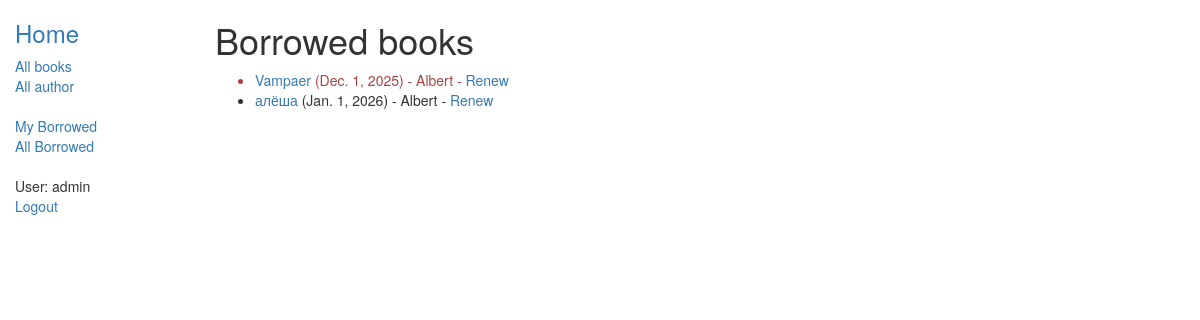
Before: /catalog/borrowed-all/ (signed in) with the older database file.
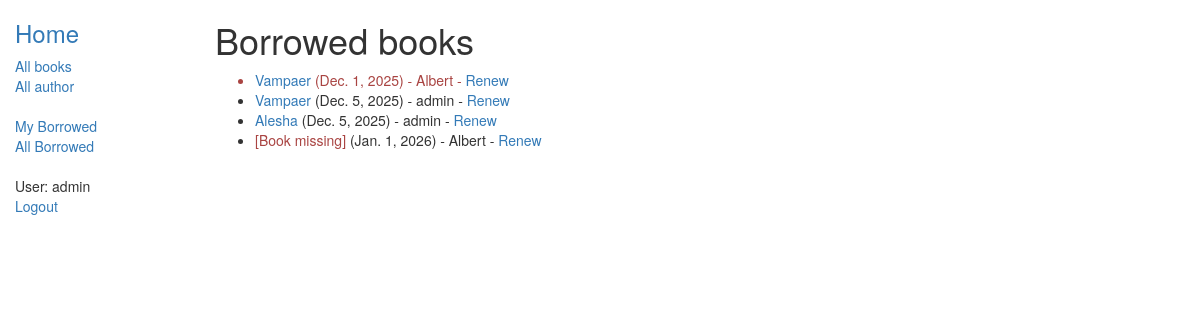
After: the same page with the newer database file.
### catalog/models.py (models this page shows, shortened)
class BookInstance(models.Model):
    id = models.UUIDField(primary_key=True, default=uuid.uuid4, help_text="Unique ID for this particular book across whole library")
    book = models.ForeignKey('Book', on_delete=models.SET_NULL, null=True)
    imprint = models.CharField(max_length=200)
    due_back = models.DateField(null=True, blank=True)
    borrower = models.ForeignKey(User, on_delete=models.SET_NULL, null=True, blank=True)
    LOAN_STATUS = (
        ('m', 'Maintenance'),
        ('o', 'On loan'),
        ('a', 'Available'),
        ('r', 'Reserved'),
    )
    status = models.CharField(max_length=1, choices=LOAN_STATUS, blank=True, default='m', help_text='Book availability')
    class Meta:
        ordering = ["due_back"]
        permissions = (("can_mark_returned", "Set book as returned"),)
    @property
    def is_overdue(self):
        if self.due_back and date.today() > self.due_back:
            return True
        return False

class Book(models.Model):
    title = models.CharField(max_length=200)
    author = models.ForeignKey('Author', on_delete=models.SET_NULL, null=True)
    summary = models.TextField(max_length=1000, help_text="Enter a brief description of the book")
    isbn = models.CharField('ISBN',max_length=13, help_text='13 Character <a href="https://www.isbn-international.org/content/what-isbn">ISBN number</a>')
    genre = models.ManyToManyField(Genre, help_text="Select a genre for this book")
    def display_genre(self):
        """
        Creates a string for the Genre. This is required to display genre in Admin.
        """
        return ', '.join([genre.name for genre in self.genre.all()[:3]])
    display_genre.short_description = 'Genre'

### catalog/views.py (the view)
# urls.py: path('borrowed-all/', views.LoanedBooksAllListView.as_view(), name='all-borrowed'),
class LoanedBooksAllListView(PermissionRequiredMixin, generic.ListView):
    model = BookInstance
    template_name = 'catalog/bookinstance_list_borrowed_all.html'
    paginate_by = 10
    permission_required = 'catalog.can_mark_returned'
    def get_queryset(self):
        return BookInstance.objects.filter(status__exact='o').order_by('due_back')

### catalog/templates/catalog/bookinstance_list_borrowed_all.html
{% extends "base_generic.html" %}
{% block content %}
    <h1>Borrowed books</h1>
    {% if bookinstance_list %}
    <ul>
        {% for bookinst in bookinstance_list %}
  <li class="{% if bookinst.is_overdue %}text-danger{% endif %}">
    {% if bookinst.book %}
      <a href="{% url 'book-detail' bookinst.book.pk %}">{{ bookinst.book.title }}</a>
    {% else %}
      <span class="text-danger">[Book missing]</span>
    {% endif %}
    ({{ bookinst.due_back }}) - {{ bookinst.borrower.get_username }}
    {% if perms.catalog.can_mark_returned %}
      - <a href="{% url 'renew-book-librarian' bookinst.id %}">Renew</a>
    {% endif %}
  </li>
{% endfor %}
    </ul>
    {% else %}
      <p>There are no books borrowed.</p>
    {% endif %}
{% endblock %}

### catalog/templates/base_generic.html (shortened to what this page needs)
<!doctype html>
<html lang="en">
  <head>
    <link
      rel="stylesheet"
      href="https://maxcdn.bootstrapcdn.com/bootstrap/3.3.7/css/bootstrap.min.css" />
    {% load static %}
    <link rel="stylesheet" href="{% static 'css/styles.css' %}" />
  </head>
  <body>
    <div class="container-fluid">
      <div class="row">
        <div class="col-sm-2">
          {% block sidebar %}
            <ul class="sidebar-nav">
              <li><a href="{% url 'index' %}"><h3>Home</h3></a></li>
              <li><a href="{% url 'books' %}">All books</a></li>
              <li><a href="{% url 'author' %}">All author</a></li><br>
                {% if user.is_authenticated %}
                <li><a href="{% url 'my-borrowed' %}">My Borrowed</a></li>
                {% if user.is_staff %}
                <li><a href="{% url 'all-borrowed' %}">All Borrowed</a></li><br>
                {% endif %}
                <li>User: {{ user.get_username }}</li>
                <li><a href="{% url 'logout'%}?next={{request.path}}">Logout</a></li>
                {% else %}
                <li><a href="{% url 'login'%}?next={{request.path}}">Login</a></li>
                {% endif %}
            </ul>
          {% endblock %}
        </div>
        <div class="col-sm-10">
          {% block content %}{% endblock %}
        </div>
      </div>
    </div>
  </body>
</html>

### catalog/static/css/styles.css (style rules this page uses)
.sidebar-nav { margin-top: 20px; padding: 0; list-style: none; }

Changed rows visible on the page:
now on this page (row edited): BookInstance: book "Vampaer", due_back "Dec. 5, 2025", borrower.get_username "admin"
added BookInstance: book "Alesha", due_back "Dec. 5, 2025", borrower.get_username "admin"
changed BookInstance "Jan. 1, 2026": book "алёша" → (not shown); now shows "[Book missing]"
